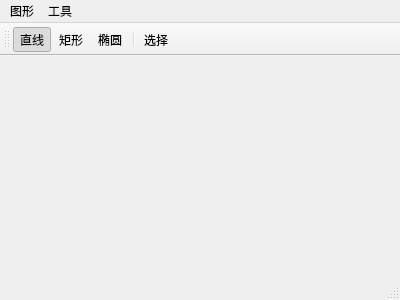
<?xml version="1.0" encoding="UTF-8"?>
<ui version="4.0">
 <class>MainWindow</class>
 <widget class="QMainWindow" name="MainWindow">
  <property name="geometry">
   <rect>
    <x>0</x>
    <y>0</y>
    <width>400</width>
    <height>300</height>
   </rect>
  </property>
  <property name="windowTitle">
   <string>MainWindow</string>
  </property>
  <widget class="QWidget" name="centralWidget"/>
  <widget class="QMenuBar" name="menuBar">
   <property name="geometry">
    <rect>
     <x>0</x>
     <y>0</y>
     <width>400</width>
     <height>23</height>
    </rect>
   </property>
   <widget class="QMenu" name="menu">
    <property name="title">
     <string>图形</string>
    </property>
    <addaction name="act_line"/>
    <addaction name="act_ecl"/>
    <addaction name="act_rect"/>
   </widget>
   <widget class="QMenu" name="menu_2">
    <property name="title">
     <string>工具</string>
    </property>
    <addaction name="act_sel"/>
   </widget>
   <addaction name="menu"/>
   <addaction name="menu_2"/>
  </widget>
  <widget class="QToolBar" name="mainToolBar">
   <attribute name="toolBarArea">
    <enum>TopToolBarArea</enum>
   </attribute>
   <attribute name="toolBarBreak">
    <bool>false</bool>
   </attribute>
   <addaction name="act_line"/>
   <addaction name="act_rect"/>
   <addaction name="act_ecl"/>
   <addaction name="separator"/>
   <addaction name="act_sel"/>
  </widget>
  <widget class="QStatusBar" name="statusBar"/>
  <action name="act_line">
   <property name="checkable">
    <bool>true</bool>
   </property>
   <property name="checked">
    <bool>true</bool>
   </property>
   <property name="icon">
    <iconset resource="res.qrc">
     <normaloff>:/new/img/res/line.bmp</normaloff>:/new/img/res/line.bmp</iconset>
   </property>
   <property name="text">
    <string>直线</string>
   </property>
  </action>
  <action name="act_ecl">
   <property name="checkable">
    <bool>true</bool>
   </property>
   <property name="icon">
    <iconset resource="res.qrc">
     <normaloff>:/new/img/res/ellc.bmp</normaloff>:/new/img/res/ellc.bmp</iconset>
   </property>
   <property name="text">
    <string>椭圆</string>
   </property>
  </action>
  <action name="act_rect">
   <property name="checkable">
    <bool>true</bool>
   </property>
   <property name="icon">
    <iconset resource="res.qrc">
     <normaloff>:/new/img/res/rect.bmp</normaloff>:/new/img/res/rect.bmp</iconset>
   </property>
   <property name="text">
    <string>矩形</string>
   </property>
  </action>
  <action name="act_sel">
   <property name="checkable">
    <bool>true</bool>
   </property>
   <property name="text">
    <string>选择</string>
   </property>
  </action>
 </widget>
 <layoutdefault spacing="6" margin="11"/>
 <resources>
  <include location="res.qrc"/>
 </resources>
 <connections/>
</ui>
